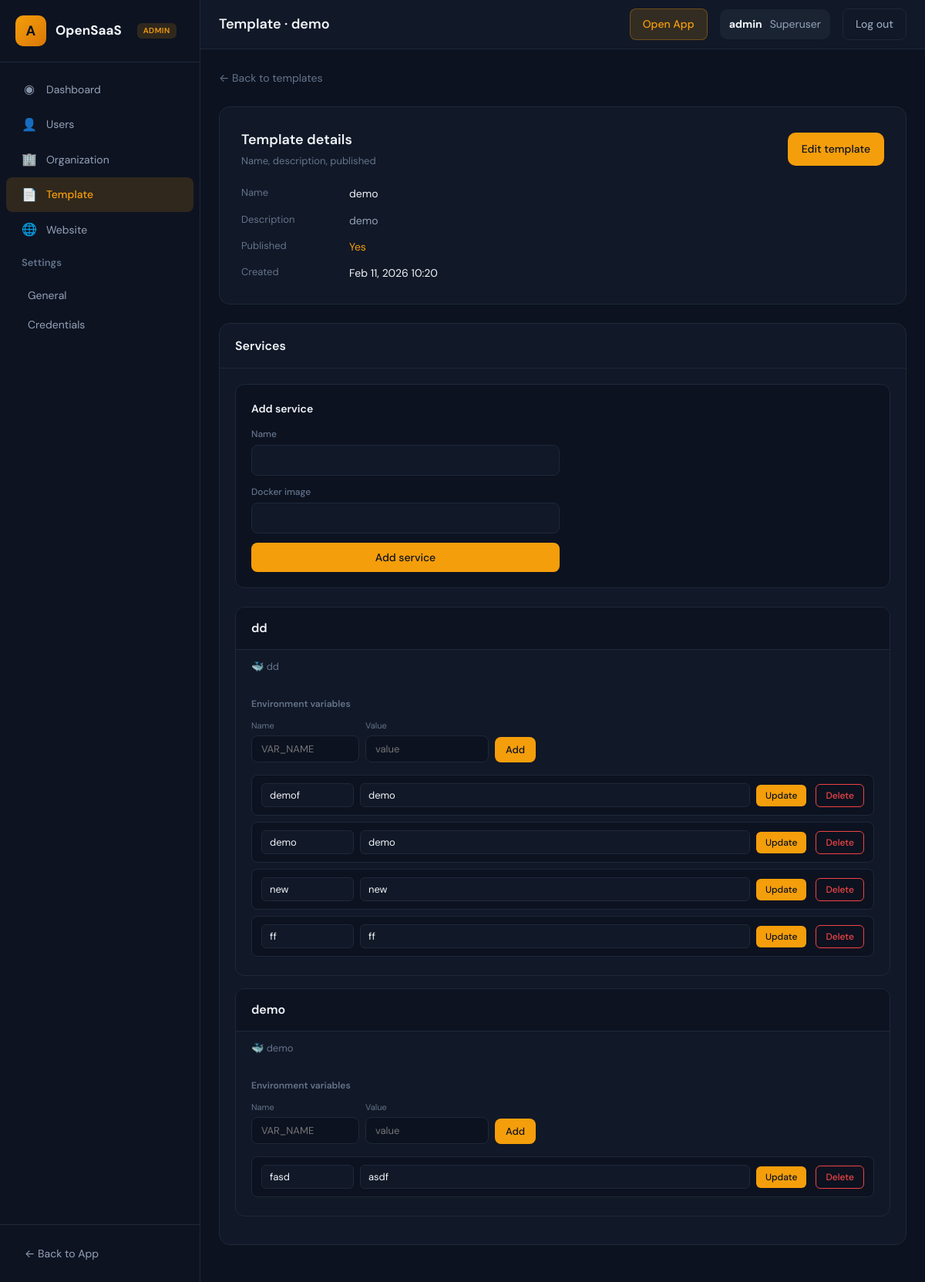
Page /admin_app/templates/1/ (signed in) on the committed database.
### admin_app/models.py (models this page shows, shortened)
class DeploymentTemplate(models.Model):
    name = models.CharField(max_length=255)
    description = models.TextField()
    created_at = models.DateTimeField(auto_now_add=True)
    updated_at = models.DateTimeField(auto_now=True)
    published = models.BooleanField(default=False)
    project_id = models.ForeignKey(Project, on_delete=models.CASCADE, null=True, blank=True)
    default_domain = models.CharField(max_length=100, null=True, blank=True)
    workflow_id = models.CharField(max_length=100, null=True, blank=True)

class TemplateService(models.Model):
    name = models.CharField(max_length=255)
    deployment_template = models.ForeignKey(DeploymentTemplate, on_delete=models.CASCADE)
    docker_image = models.CharField(max_length=255)

class Environment(models.Model):
    name = models.CharField(max_length=255)
    value = models.CharField(max_length=255)
    template_service_id = models.ForeignKey(TemplateService, on_delete=models.CASCADE)

### admin_app/views.py (the view)
# urls.py: path('templates/<int:pk>/', views.AdminTemplateDetailView.as_view(), name='admin_template_detail'),
class AdminTemplateDetailView(SuperuserRequiredMixin, LoginRequiredMixin, TemplateView):
    template_name = 'admin/template_detail.html'
    def get(self, request, *args, **kwargs):
        template = get_object_or_404(DeploymentTemplate, pk=kwargs['pk'])
        services = template.templateservice_set.all()
        return render(request, self.template_name, {
            'template': template,
            'services': services,
            'service_form': TemplateServiceForm(),
            'environment_form': EnvironmentForm(),
        })

### templates/admin/template_detail.html (shortened to what this page needs)
{% extends "admin_app/base.html" %}
{% load static %}
{% block navbar_title %}Template · {{ template.name }}{% endblock %}
{% block content %}
<div style="margin-bottom: 24px;">
    <a href="{% url 'admin_template_list' %}" style="font-size: 14px; color: var(--admin-text-muted); text-decoration: none;">← Back to templates</a>
</div>
<div class="admin-card" style="background: var(--admin-surface); border: 1px solid var(--admin-border); border-radius: 14px; padding: 28px; margin-bottom: 24px;">
    <div style="display: flex; align-items: center; justify-content: space-between; flex-wrap: wrap; gap: 16px;">
        <div>
            <h2 style="font-size: 18px; font-weight: 600; color: var(--admin-text); margin-bottom: 4px;">Template details</h2>
            <p style="font-size: 13px; color: var(--admin-text-muted);">Name, description, published</p>
        </div>
        <a href="{% url 'admin_template_edit' template.pk %}" style="padding: 10px 18px; font-size: 14px; font-weight: 500; color: #0c1220; background: var(--admin-accent); border-radius: 10px; text-decoration: none;">Edit template</a>
    </div>
    <dl style="display: grid; gap: 12px; margin-top: 20px;">
        <div style="display: grid; grid-template-columns: 140px 1fr;">
            <dt style="font-size: 13px; color: var(--admin-text-muted);">Name</dt>
            <dd style="font-size: 14px; color: var(--admin-text);">{{ template.name }}</dd>
        </div>
        <div style="display: grid; grid-template-columns: 140px 1fr;">
            <dt style="font-size: 13px; color: var(--admin-text-muted);">Description</dt>
            <dd style="font-size: 14px; color: var(--admin-text-secondary);">{{ template.description|default:"—" }}</dd>
        </div>
        <div style="display: grid; grid-template-columns: 140px 1fr;">
            <dt style="font-size: 13px; color: var(--admin-text-muted);">Published</dt>
            <dd style="font-size: 14px;">{% if template.published %}<span style="color: var(--admin-accent);">Yes</span>{% else %}No{% endif %}</dd>
        </div>
        <div style="display: grid; grid-template-columns: 140px 1fr;">
            <dt style="font-size: 13px; color: var(--admin-text-muted);">Created</dt>
            <dd style="font-size: 14px; color: var(--admin-text);">{{ template.created_at|date:"M d, Y H:i" }}</dd>
        </div>
    </dl>
</div>
<div class="admin-card" style="background: var(--admin-surface); border: 1px solid var(--admin-border); border-radius: 14px; overflow: hidden; margin-bottom: 24px;">
    <div style="padding: 16px 20px; border-bottom: 1px solid var(--admin-border); font-weight: 600; color: var(--admin-text);">Services</div>
    <div style="padding: 20px;">
        <form method="post" action="{% url 'admin_service_add' template.pk %}" style="
            background: var(--admin-bg); border: 1px solid var(--admin-border); border-radius: 12px; padding: 20px; margin-bottom: 24px;
        ">
            <h3 style="font-size: 14px; font-weight: 600; color: var(--admin-text); margin-bottom: 12px;">Add service</h3>
            <div style="display: grid; gap: 12px; max-width: 400px;">
                <div>
                    <label for="id_name" style="display: block; font-size: 12px; font-weight: 500; color: var(--admin-text-muted); margin-bottom: 4px;">Name</label>
                    <input type="text" name="name" id="id_name" required style="width: 100%; padding: 10px 14px; font-size: 14px; font-family: inherit; color: var(--admin-text); background: var(--admin-surface); border: 1px solid var(--admin-border); border-radius: 8px;">
                </div>
                <div>
                    <label for="id_docker_image" style="display: block; font-size: 12px; font-weight: 500; color: var(--admin-text-muted); margin-bottom: 4px;">Docker image</label>
                    <input type="text" name="docker_image" id="id_docker_image" required style="width: 100%; padding: 10px 14px; font-size: 14px; font-family: inherit; color: var(--admin-text); background: var(--admin-surface); border: 1px solid var(--admin-border); border-radius: 8px;">
                </div>
                <button type="submit" style="padding: 10px 18px; font-size: 14px; font-weight: 500; font-family: inherit; color: #0c1220; background: var(--admin-accent); border: none; border-radius: 8px; cursor: pointer;">Add service</button>
            </div>
        </form>
        {% for svc in services %}
        <div style="border: 1px solid var(--admin-border); border-radius: 12px; margin-bottom: 16px; overflow: hidden;">
            <div style="padding: 14px 20px; background: var(--admin-sidebar); border-bottom: 1px solid var(--admin-border); font-weight: 600; color: var(--admin-text);">{{ svc.name }}</div>
            <div style="padding: 12px 20px; font-size: 13px; color: var(--admin-text-muted);">🐳 {{ svc.docker_image }}</div>
            <div style="padding: 16px 20px;">
                <div style="font-size: 12px; font-weight: 600; color: var(--admin-text-muted); margin-bottom: 10px;">Environment variables</div>
                <form method="post" action="{% url 'admin_environment_add' svc.pk %}" style="display: flex; gap: 8px; flex-wrap: wrap; align-items: flex-end; margin-bottom: 16px;">
                    <div>
                        <label for="env_name_{{ svc.id }}" style="display: block; font-size: 11px; color: var(--admin-text-muted); margin-bottom: 4px;">Name</label>
                        <input type="text" name="name" id="env_name_{{ svc.id }}" placeholder="VAR_NAME" required style="width: 140px; padding: 8px 12px; font-size: 13px; font-family: inherit; color: var(--admin-text); background: var(--admin-bg); border: 1px solid var(--admin-border); border-radius: 8px;">
                    </div>
                    <div>
                        <label for="env_value_{{ svc.id }}" style="display: block; font-size: 11px; color: var(--admin-text-muted); margin-bottom: 4px;">Value</label>
                        <input type="text" name="value" id="env_value_{{ svc.id }}" placeholder="value" required style="width: 160px; padding: 8px 12px; font-size: 13px; font-family: inherit; color: var(--admin-text); background: var(--admin-bg); border: 1px solid var(--admin-border); border-radius: 8px;">
                    </div>
                    <button type="submit" style="padding: 8px 14px; font-size: 13px; font-weight: 500; font-family: inherit; color: #0c1220; background: var(--admin-accent); border: none; border-radius: 8px; cursor: pointer;">Add</button>
                </form>
                <ul style="list-style: none;">
                    {% for env in svc.environment_set.all %}
                    <li style="display: flex; align-items: center; justify-content: space-between; gap: 12px; padding: 10px 12px; background: var(--admin-bg); border: 1px solid var(--admin-border); border-radius: 8px; margin-bottom: 8px;">
                        <form method="post" action="{% url 'admin_environment_update' env.pk %}" style="display: flex; gap: 8px; align-items: center; flex: 1; min-width: 0;">
                            <input type="text" name="name" value="{{ env.name }}" required style="width: 120px; padding: 6px 10px; font-size: 13px; font-family: inherit; color: var(--admin-text); background: var(--admin-surface); border: 1px solid var(--admin-border); border-radius: 6px;">
                            <input type="text" name="value" value="{{ env.value }}" required style="flex: 1; min-width: 80px; padding: 6px 10px; font-size: 13px; font-family: inherit; color: var(--admin-text); background: var(--admin-surface); border: 1px solid var(--admin-border); border-radius: 6px;">
                            <button type="submit" style="padding: 6px 12px; font-size: 12px; font-weight: 500; font-family: inherit; color: #0c1220; background: var(--admin-accent); border: none; border-radius: 6px; cursor: pointer;">Update</button>
                        </form>
                        <form method="post" action="{% url 'admin_environment_delete' env.pk %}" style="flex-shrink: 0;" onsubmit="return confirm('Delete this variable?');">
                            <button type="submit" style="padding: 6px 12px; font-size: 12px; font-weight: 500; font-family: inherit; color: var(--admin-danger); background: transparent; border: 1px solid var(--admin-danger); border-radius: 6px; cursor: pointer;">Delete</button>
                        </form>
                    </li>
                    {% empty %}
                    <li style="font-size: 13px; color: var(--admin-text-muted); padding: 8px 0;">No environment variables. Add one above.</li>
                    {% endfor %}
                </ul>
            </div>
        </div>
        {% empty %}
        <p style="color: var(--admin-text-muted); font-size: 14px;">No services yet. Add one above.</p>
        {% endfor %}
    </div>
</div>
{% endblock %}

### templates/admin_app/base.html (shortened to what this page needs)
{% load static %}
<!DOCTYPE html>
<html lang="en">
<head>
</head>
<body>
    <aside class="admin-sidebar">
        <div class="sidebar-header">
            <a href="{% url 'admin_dashboard' %}" class="sidebar-brand">
                <span class="sidebar-logo">A</span>
                <span class="sidebar-brand-text">OpenSaaS</span>
                <span class="sidebar-badge">Admin</span>
            </a>
        </div>
        <nav class="sidebar-nav">
            <a href="{% url 'admin_dashboard' %}" class="menu-item {% if request.resolver_match.url_name == 'admin_dashboard' %}active{% endif %}">
                <span class="menu-item-icon">◉</span>
                <span>Dashboard</span>
            </a>
            <a href="{% url 'admin_users' %}" class="menu-item {% if request.resolver_match.url_name == 'admin_users' or request.resolver_match.url_name == 'admin_user_detail' %}active{% endif %}">
                <span class="menu-item-icon">👤</span>
                <span>Users</span>
            </a>
            <a href="{% url 'admin_organization_list' %}" class="menu-item {% if request.resolver_match.url_name == 'admin_organization_list' or request.resolver_match.url_name == 'admin_organization_detail' %}active{% endif %}">
                <span class="menu-item-icon">🏢</span>
                <span>Organization</span>
            </a>
            <a href="{% url 'admin_template_list' %}" class="menu-item {% if request.resolver_match.url_name == 'admin_template_list' or request.resolver_match.url_name == 'admin_template_detail' or request.resolver_match.url_name == 'admin_template_create' or request.resolver_match.url_name == 'admin_template_edit' %}active{% endif %}">
                <span class="menu-item-icon">📄</span>
                <span>Template</span>
            </a>
            <a href="{% url 'admin_website_list' %}" class="menu-item ">
                <span class="menu-item-icon">🌐</span>
                <span>Website</span>
            </a>
            <div class="menu-group">
                <div class="menu-group-title">Settings</div>
                <div class="menu-group-content">
                    <a href="{% url 'admin_settings_general' %}" class="menu-group-item {% if request.resolver_match.url_name == 'admin_settings_general' %}active{% endif %}">General</a>
                    <a href="{% url 'admin_credentials' %}" class="menu-group-item {% if request.resolver_match.url_name == 'admin_credentials' %}active{% endif %}">Credentials</a>
                </div>
            </div>
        </nav>
        <div class="sidebar-footer">
            <a href="{% url 'list_organization' %}">← Back to App</a>
        </div>
    </aside>
    <main class="admin-main">
        <header class="admin-navbar">
            <div class="admin-navbar-left">
                <span class="admin-navbar-title">{% block navbar_title %}Admin Dashboard{% endblock %}</span>
            </div>
            <div class="admin-navbar-right">
                <a href="{% url 'list_organization' %}" class="btn-app">Open App</a>
                <div class="admin-user">
                    <strong>{{ request.user.get_username }}</strong>
                    <span>Superuser</span>
                </div>
                <a href="{% url 'superuser_logout' %}" class="btn-out">Log out</a>
            </div>
        </header>
        <div class="admin-content">
            {% block content %}{% endblock %}
        </div>
    </main>
</body>
</html>

### rows in the picture
DeploymentTemplate: name "demo", description "demo", created_at "Feb 11, 2026 10:20"
TemplateService: name "dd", docker_image "dd"
Environment: name "demof", value "demo"
Environment: name "demo", value "demo"
Environment: name "new", value "new"
Environment: name "ff", value "ff"
TemplateService: name "demo", docker_image "demo"
Environment: name "fasd", value "asdf"

### other values in the picture
{{ request.user.get_username }} "admin"
